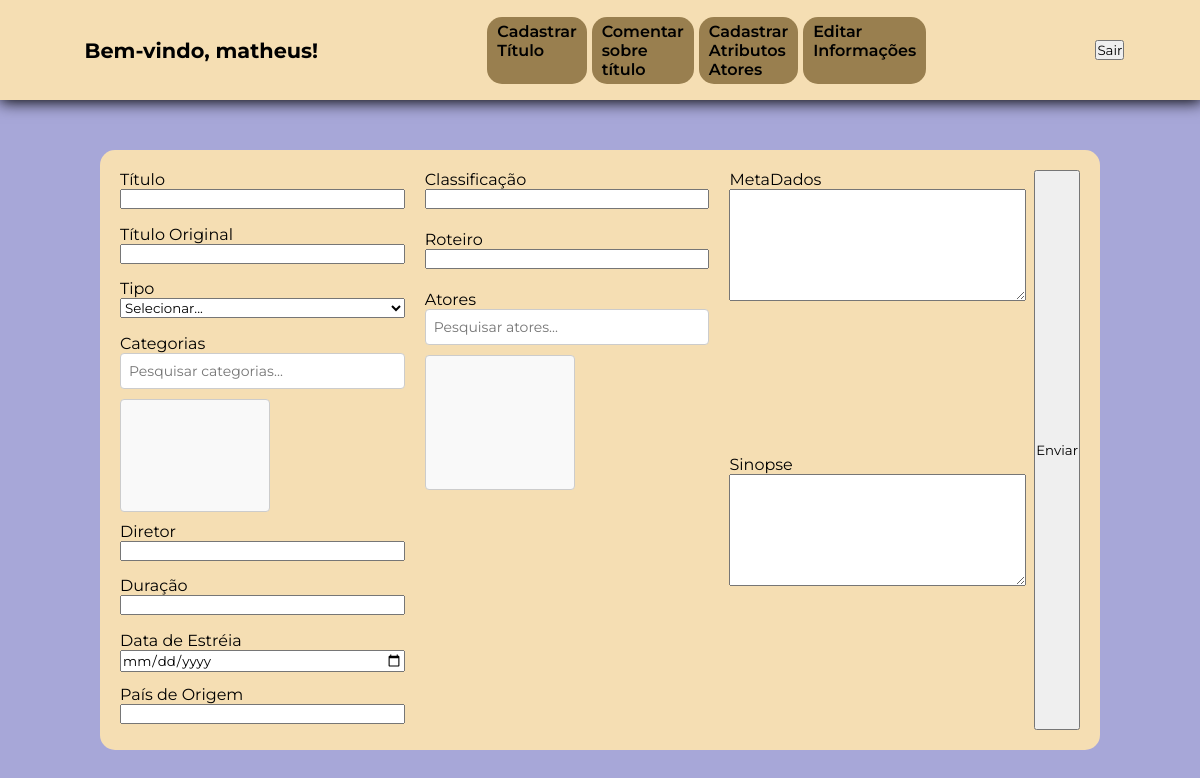
Before: /php/cadastro/cadastroTitulos.php (signed in) with the older database file.
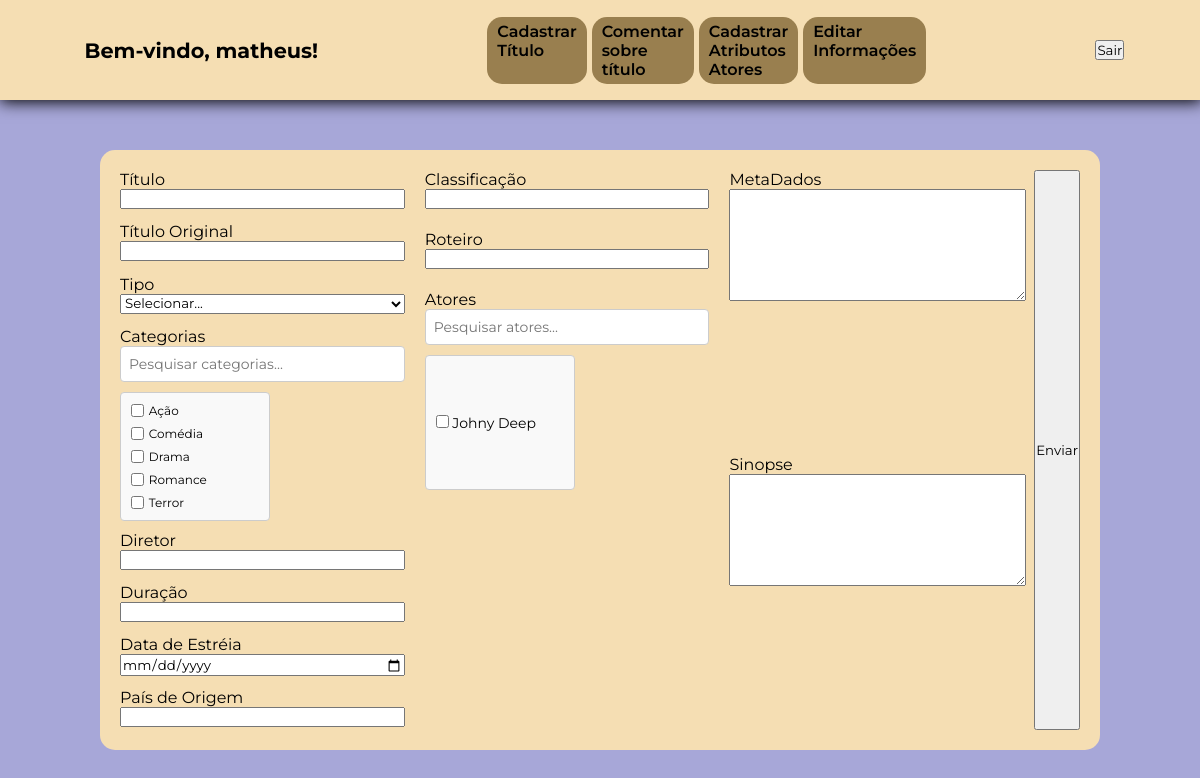
After: the same page with the newer database file.
### tables this page shows
CREATE TABLE `categorias` (
  `categoria_id` int(11) NOT NULL,
  `data` timestamp NOT NULL DEFAULT current_timestamp() ON UPDATE current_timestamp(),
  `categoria` varchar(20) NOT NULL
);

CREATE TABLE `atores` (
  `id` int(11) NOT NULL,
  `nome` varchar(30) NOT NULL,
  `nascimento` date NOT NULL,
  `falecimento` date NOT NULL,
  `nacionalidade` varchar(30) NOT NULL,
  `nome_artistico` varchar(30) DEFAULT NULL,
  `altura` varchar(10) DEFAULT NULL
);

### php/cadastro/cadastroTitulos.php (the view, shortened to what this page needs)
<?php
require_once '../DB/conexaoDB.php';
try {
    $query = "SELECT categoria_id, categoria FROM categorias ORDER BY categoria";
    $stmt = $pdo->query($query);
    $opcoes = $stmt->fetchAll(PDO::FETCH_ASSOC);
} catch (PDOException $e) {
    die("Erro ao buscar categorias: " . $e->getMessage());
}
try {
    $sql = "SELECT id, nome_artistico FROM atores ORDER BY nome_artistico";
    $stmt = $pdo->query($sql);
    $tags = $stmt->fetchAll(PDO::FETCH_ASSOC);
} catch (PDOException $e) {
    die("Erro ao buscar atores: " . $e->getMessage());
}
?>
<!DOCTYPE html>
<html>
<head>
    <link rel="stylesheet" href="../../style/styleCadastroTitulo.css">
</head>
<body>
    <header>
        <?php include 'headerCadastro.php' ?>
    </header>
    <main>
        <div class="card">
            <form action="incluirTitulo.php" method="POST">
                <div class="coluna">
                    <div class="label-input">
                        <label for="titulo">Título</label>
                        <input class="input100" type="text" name="titulo" id="titulo" required>
                    </div>
                    <div class="label-input">
                        <label for="titulo-original">Título Original</label>
                        <input class="input100" type="text" name="titulo-original" id="titulo-original">
                    </div>
                    <div class="label-input">
                        <label for="tipo">Tipo</label>
                        <select name="tipo" id="tipo">
                            <option value="">Selecionar...</option>
                        </select>
                    </div>
                    <div class="label-input label-input-alto">
                        <label for="search-categorias">Categorias</label>
                        <input type="text" id="search-categorias" placeholder="Pesquisar categorias...">
                        <div id="categorias" class="categorias-container">
                            <?php foreach ($opcoes as $opcao): ?>
                                <label class="categoria-item">
                                    <input class="input-select" type="checkbox" name="categorias[]" value="<?= htmlspecialchars($opcao['categoria_id']) ?>">
                                    <?= htmlspecialchars($opcao['categoria']) ?>
                                </label>
                            <?php endforeach; ?>
                        </div>
                    </div>
                    <div class="label-input">
                        <label for="diretor">Diretor</label>
                        <input type="text" id="diretor" name="diretor">
                    </div>
                    <div class="label-input">
                        <label for="duracao">Duração</label>
                        <input type="text" id="duracao" name="duracao">
                    </div>
                    <div class="label-input">
                        <label for="data-estreia">Data de Estréia</label>
                        <input type="date" id="data-estreia" name="data-estreia">
                    </div>
                    <div class="label-input">
                        <label for="pais-origem">País de Origem</label>
                        <input type="text" id="pais-origem" name="pais-origem">
                    </div>
                </div>
                <div class="coluna">
                    <div class="label-input">
                        <label for="classificacao">Classificação</label>
                        <input type="text" id="classificacao" name="classificacao">
                    </div>
                    <div class="label-input">
                        <label for="roteiro">Roteiro</label>
                        <input type="text" id="roteiro" name="roteiro">
                    </div>
                    <div class="label-input label-input-alto">
                        <label for="search-atores">Atores</label>
                        <input type="text" id="search-atores" placeholder="Pesquisar atores...">
                        <div id="atores" class="categorias-container">
                            <?php foreach ($tags as $tag): ?>
                                <label class="categoria-item">
                                    <input class="input-select" type="checkbox" name="atores[]" value="<?= htmlspecialchars($tag['id']) ?>">
                                    <?= htmlspecialchars($tag['nome_artistico']) ?>
                                </label>
                            <?php endforeach; ?>
                        </div>
                    </div>
                </div>
                <div class="coluna">
                    <div class="label-input label-input-textarea">
                            <label for="meta-dados">MetaDados</label>
                            <textarea id="meta-dados" name="meta-dados"></textarea>
                        </div>
                        <div class="label-input label-input-textarea">
                            <label for="sinopse">Sinopse</label>
                            <textarea id="sinopse" name="sinopse"></textarea>
                        </div>
                    </div>
                <button type="submit">Enviar</button>
            </form>
        </div>
    </main>
</body>
</html>

### php/cadastro/headerCadastro.php
<div class="box-saudacao">
            <h1 class="saudacao">Bem-vindo, <?php echo htmlspecialchars($_SESSION['username']); ?>!</h1>
        </div>
        <div class="box-menu">
            <ul class="menu">
                <li>
                    <a href="cadastroTitulos.php">Cadastrar <br> Título</a>
                </li>
                <li>
                    <a href="#">Comentar <br> sobre <br> título</a>
                </li>
                <li>
                    <a href="cadastroAtributosAtores.php">Cadastrar <br> Atributos <br> Atores</a>
                </li>
                <li>
                    <a href="editarInformacoes.php">Editar <br> Informações</a>
                </li>
            </ul>
        </div>
        <form class="btn-sair" action="logout.php" method="post">
            <button type="submit">Sair</button>
        </form>

### style/styleCadastroTitulo.css (style rules this page uses)
:root { --cor-do-card:wheat ; --cor-body: rgb(167, 167, 216); --cor-btn-menu: rgb(153, 127, 79); --fonte-principal: "Montserrat", serif; }
* { margin: 0; padding: 0; font-family: var(--fonte-principal); }
body { width: 100vw; height: 700px; background-color: var(--cor-body); }
header, main, .card { display: flex; align-items: center; }
header { width: 100%; height: 100px; background-color: var(--cor-do-card); justify-content: space-around; box-shadow: 1px 1px 15px 1px black; }
.saudacao { font-size: 1.3rem; }
.menu { list-style: none; display: flex; gap: 5px; }
.menu li { background-color: var(--cor-btn-menu); padding: 5px 10px; border-radius: 15px; }
.menu a { color: black; text-decoration: none; font-weight: 600; border: none; }
main { width: 100%; height: 100%; justify-content: center; }
.card { width: 80%; height: 80%; padding: 20px 20px; background-color: var(--cor-do-card); border-radius: 15px; display: flex; flex-direction: column; justify-content: center; gap: 20px; }
form { display: flex; gap:20px; }
.coluna { width: 30%; display: flex; flex-direction: column; gap: 10px; }
form { width: 100%; height: 100%; }
form textarea { width: 100%; height: 100px; padding: 5px; }
.label-input { display: flex; flex-direction: column; height: 50px; }
.label-input-alto { height: 200px; }
.label-input-textarea { height: 300px; }
.input-select { width: 10%; }
#categorias, #atores { width: 150px; display: flex; justify-content: center; flex-direction: column; }
#categorias label { font-size: 12px; display: flex; align-items: center; gap: 5px; }
#search-categorias, #search-atores { margin-bottom: 10px; padding: 8px; font-size: 14px; border: 1px solid #ccc; border-radius: 4px; }
.categorias-container { flex: 1; overflow-y: auto; border: 1px solid #ccc; border-radius: 4px; padding: 10px; box-sizing: border-box; background-color: #f9f9f9; }
.categoria-item { display: block; margin-bottom: 8px; font-size: 14px; }
.categoria-item:last-child { margin-bottom: 0; }
.btn-sair { width: 20px; height: 20px; }

Changed rows visible on the page:
added categorias: categoria "Ação"
added categorias: categoria "Comédia"
added categorias: categoria "Drama"
added categorias: categoria "Romance"
added categorias: categoria "Terror"
added atores: nome_artistico "Johny Deep"
